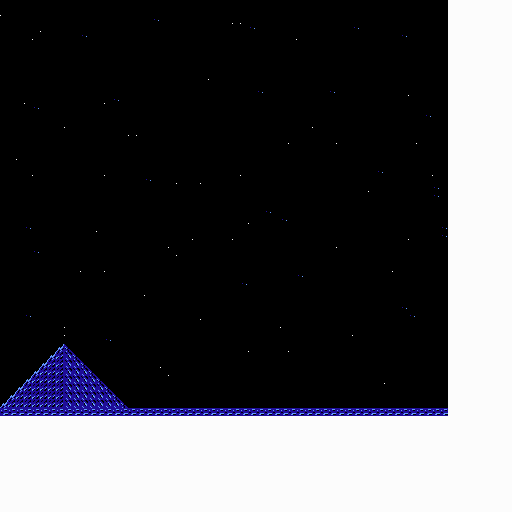

Rendered tile map (Tiled .tmx) drawn with the repository's tilesets; below, a short description and the map source with its tile grids summarised:
An orthogonal 64x64 tile map with 8x8 px tiles, 1 tile layer (00_MAP), 4 tilesets.

<map version="1.10" tiledversion="1.11.2" orientation="orthogonal" renderorder="right-down" width="64" height="64" tilewidth="8" tileheight="8" infinite="0" nextlayerid="2" nextobjectid="1">
 <tileset firstgid="1" name="P0" tilewidth="8" tileheight="8" tilecount="256" columns="16">
  <image source="../m68k/usr/(Resource)/TMX/10_BG_SYSTEM.P10.tile.png" trans="000000" width="128" height="128" />
 </tileset>
 <tileset firstgid="257" name="P1" tilewidth="8" tileheight="8" tilecount="256" columns="16">
  <image source="../m68k/usr/(Resource)/TMX/10_BG_SYSTEM.P11.tile.png" trans="000000" width="128" height="128" />
 </tileset>
 <tileset firstgid="513" name="P2" tilewidth="8" tileheight="8" tilecount="256" columns="16">
  <image source="../m68k/usr/(Resource)/TMX/10_BG_SYSTEM.P12.tile.png" trans="000000" width="128" height="128" />
 </tileset>
 <tileset firstgid="769" name="P3" tilewidth="8" tileheight="8" tilecount="256" columns="16">
  <image source="../m68k/usr/(Resource)/TMX/10_BG_SYSTEM.P13.tile.png" trans="000000" width="128" height="128" />
 </tileset>
 <layer id="1" name="00_MAP" width="64" height="64">
  <data>[4096 cells, 4096 non-empty, 9 distinct tile ids]</data>
 </layer>
</map>
